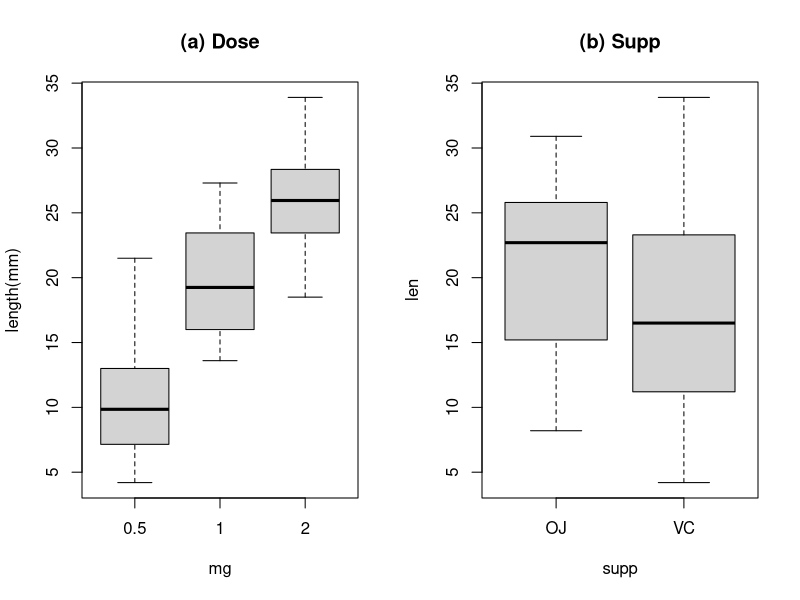
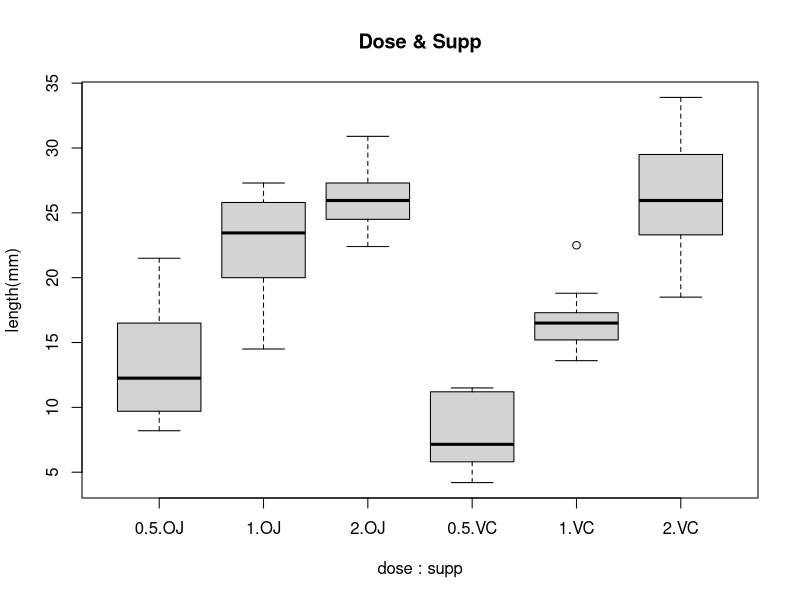

The R source for these figures, in order:
## ---- chunk 1
# print("Chuck 1")

library(datasets)
data(ToothGrowth)
?ToothGrowth
str(ToothGrowth)

## ---- chunk 2
# print("Chuck 2")

# factorising dose 
ToothGrowth$dose <- factor(ToothGrowth$dose)

# summarize the data
summary(ToothGrowth)
with(ToothGrowth, table(dose,supp))

# NA data
print("number of NAs"); sum(is.na(ToothGrowth))

## ---- chunk 3
# print("Chuck 3")
par(mfrow=c(1,2))
boxplot(len ~ dose, data = ToothGrowth, main="(a) Dose",xlab="mg", ylab="length(mm)")
boxplot(len ~ supp, data = ToothGrowth, main="(b) Supp")
# print("Chuck 4")
par(mfrow=c(1,1))
boxplot(len ~ dose*supp, data = ToothGrowth,ylab="length(mm)", main="Dose & Supp")


## ---- chunk 4
# print("Chuck 4")
with(ToothGrowth, pairwise.t.test(len,dose, pool.sd=FALSE))

## ---- chunk 5
# print("Chuck 5")
with(ToothGrowth, t.test(len~supp))

## ---- chunk 6
# print("Chuck 6")
levels <- levels(ToothGrowth$dose);levels

# t-test regarding dose grouped by supp

re <- lapply(1:length(levels), function(i) 
    with(ToothGrowth,
         t.test(len[dose==levels[[i]]]~supp[dose==levels[[i]]])
         )
    )

lapply(1:3, function(i) re[[i]]$conf.int)

